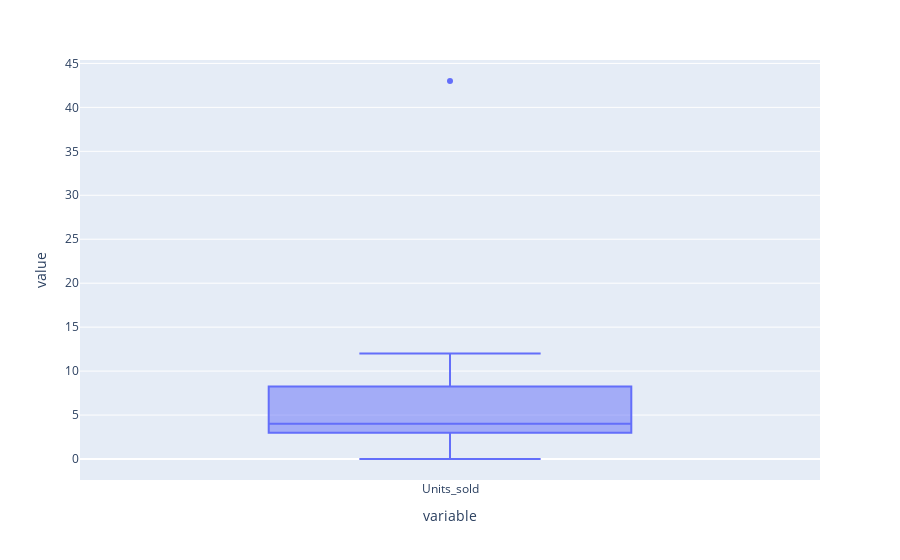

Here is the notebook cell this chart was saved with:
### Markdown cell above
## Outliers

We've seen the definition of outliers earlier in the course. Just a reminder: we can get the values of outliers from the object returned from `boxplot()`

### Code cell
px.box(air_con_sales['Units_sold'])

### Figure 1 — Plotly figure (JSON) as saved in the notebook; plotly's stock layout.template omitted (floating-point values rounded to 4 significant figures)
{"data": [{"alignmentgroup": "True", "hovertemplate": "variable=%{x}<br>value=%{y}<extra></extra>", "legendgroup": "", "marker": {"color": "#636efa"}, "name": "", "notched": false, "offsetgroup": "", "orientation": "v", "showlegend": false, "type": "box", "x": ["Units_sold", "Units_sold", "Units_sold", "Units_sold", "Units_sold", "Units_sold", "Units_sold", "Units_sold", "Units_sold", "Units_sold", "Units_sold", "Units_sold", "Units_sold", "Units_sold", "Units_sold", "Units_sold", "Units_sold", "Units_sold", "Units_sold", "Units_sold", "Units_sold", "Units_sold", "Units_sold", "Units_sold", "Units_sold", "Units_sold", "Units_sold", "Units_sold", "Units_sold", "Units_sold", "Units_sold", "Units_sold", "Units_sold", "Units_sold", "Units_sold", "Units_sold", "Units_sold"], "x0": " ", "xaxis": "x", "y": [0, 1, 0, 9, 3, 3, 4, 3, 4, 11, 3, 0, 4, 4, 43, 11, 12, 10, 10, 3, 4, 6, 4, 3, 4, 3, 4, 6, 1, 3, 8, 12, 2, 6, 3, 11, 2], "y0": " ", "yaxis": "y"}], "layout": {"boxmode": "group", "legend": {"tracegroupgap": 0}, "margin": {"t": 60}, "xaxis": {"anchor": "y", "domain": [0, 1], "title": {"text": "variable"}}, "yaxis": {"anchor": "x", "domain": [0, 1], "title": {"text": "value"}}}}
